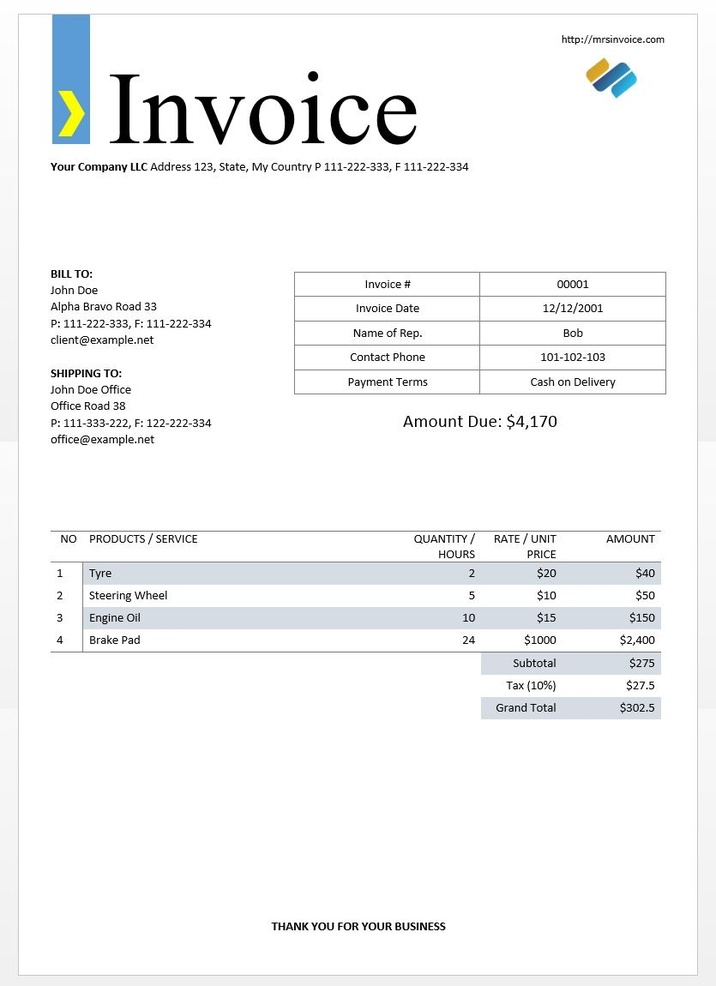
#> input picture images/invoice-sample.jpg, 716 x 986 px, shrunk from 835 x 1150 before the run
$ python test.py
#> lines starting #> are read from the running program, lines starting #| are printed output that depends on the picture; after the words box and inside, x2 and y2 are one past the last pixel; in counts of white or black regions, pixels touching at a corner belong together
import cv2
import pytesseract
import numpy as np

# pytesseract.pytesseract.tesseract_cmd = r"C:\Program Files\Tesseract-OCR\tesseract.exe"

# Load image, grayscale, Otsu's threshold
image = cv2.imread('images/invoice-sample.jpg')
#> image is the input picture: shape (986, 716, 3); mean B, G, R 246, 245.5, 244.8
gray = cv2.cvtColor(image, cv2.COLOR_BGR2GRAY)
thresh = cv2.threshold(gray, 0, 255, cv2.THRESH_BINARY_INV + cv2.THRESH_OTSU)[1]
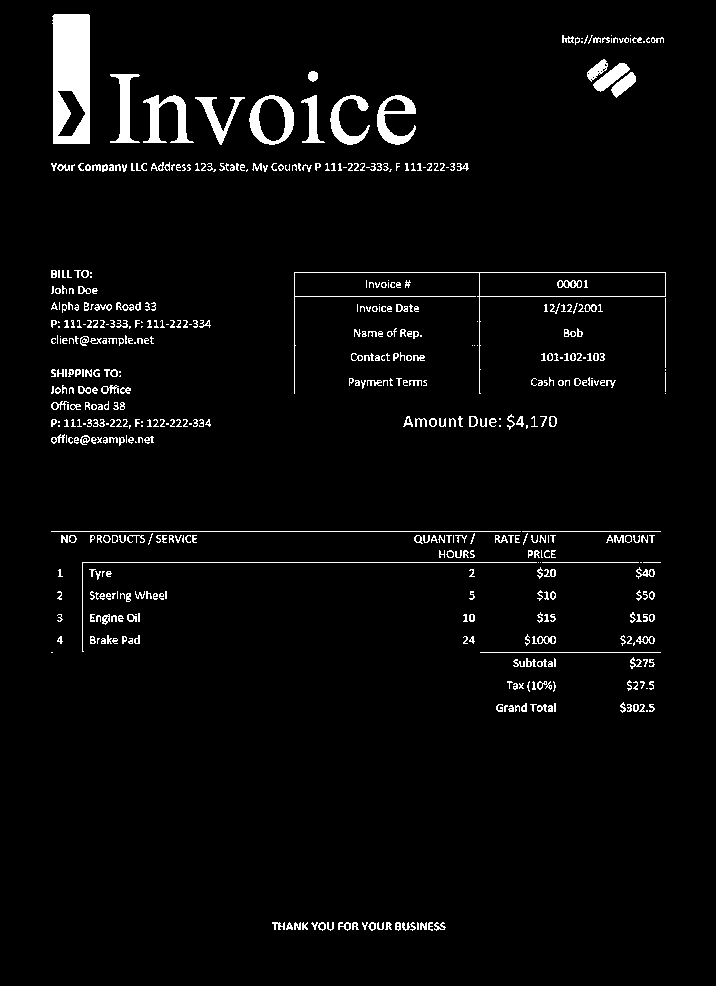
#> thresh: shape (986, 716); 3.6% white; 527 white regions (173 under 20 px), largest, box (x1, y1, x2, y2) and area: (52, 14, 90, 144) 4194, (294, 272, 666, 394) 1011, (143, 95, 194, 143) 995

# Repair horizontal table lines
kernel = cv2.getStructuringElement(cv2.MORPH_RECT, (5, 1))
thresh = cv2.morphologyEx(thresh, cv2.MORPH_CLOSE, kernel, iterations=1)
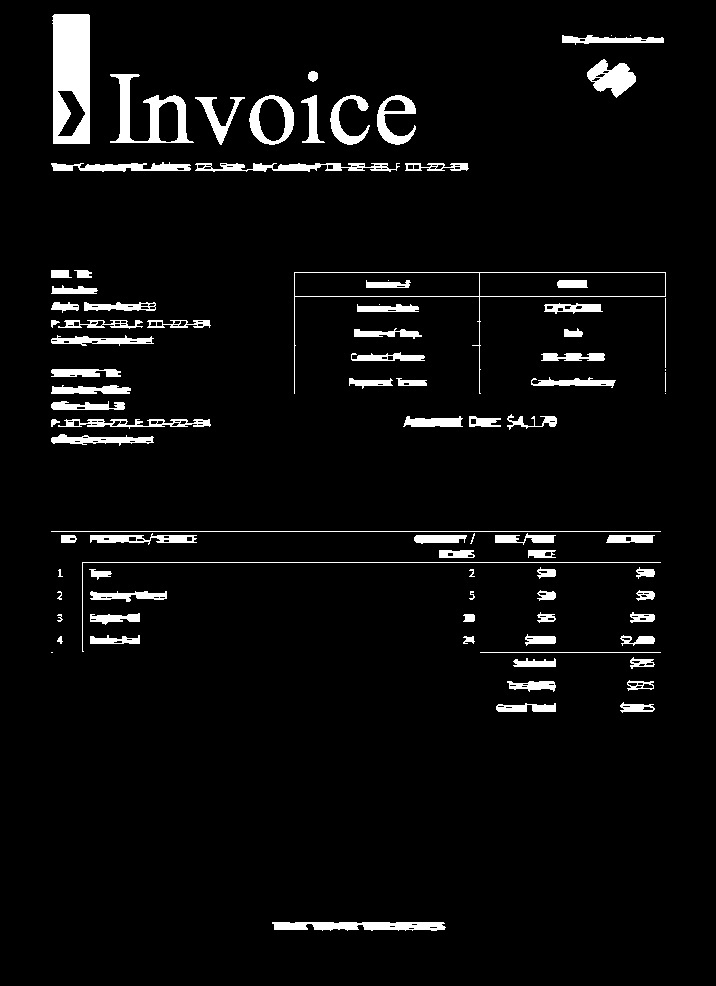
#> thresh: shape (986, 716); 4.8% white; 90 white regions (8 under 20 px), largest, box (x1, y1, x2, y2) and area: (52, 14, 90, 144) 4194, (110, 74, 194, 143) 1838, (272, 922, 446, 931) 1262

# Remove horizontal lines
horizontal_kernel = cv2.getStructuringElement(cv2.MORPH_RECT, (55, 1))
detect_horizontal = cv2.morphologyEx(thresh, cv2.MORPH_OPEN, horizontal_kernel, iterations=2)
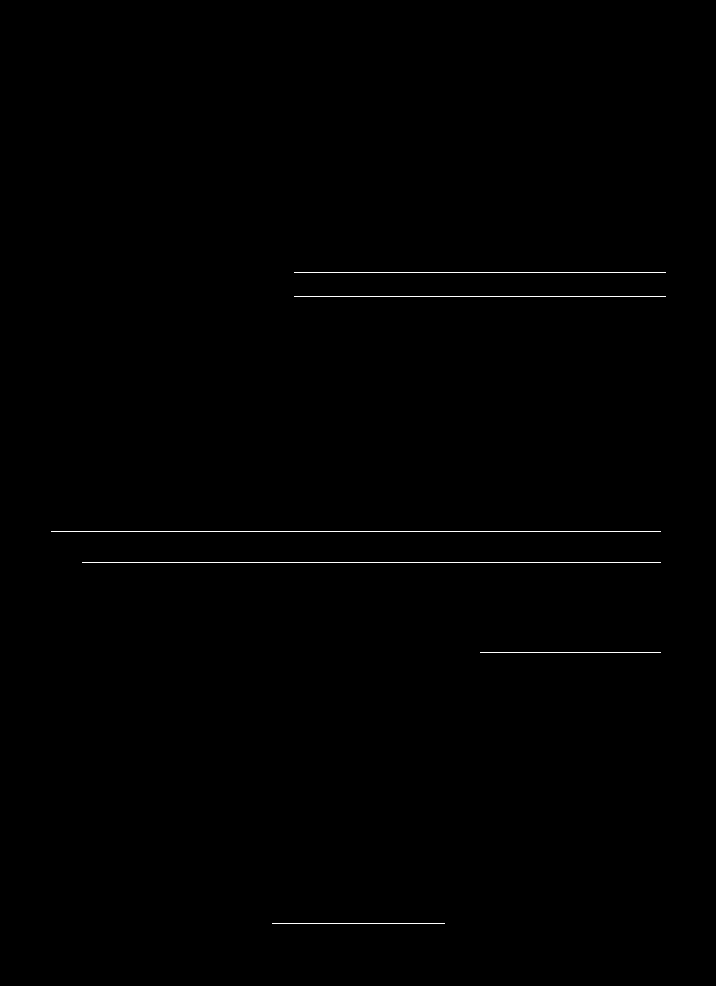
#> detect_horizontal: shape (986, 716); 0.32% white in thin lines or dots, all inside (x1, y1, x2, y2) = (51, 272, 666, 924)
cnts = cv2.findContours(detect_horizontal, cv2.RETR_EXTERNAL, cv2.CHAIN_APPROX_SIMPLE)
#> cnts = 6 contours, all with area under 20
cnts = cnts[0] if len(cnts) == 2 else cnts[1]
for c in cnts:
    cv2.drawContours(image, [c], -1, (255, 255, 255), 9)
#> this loop made 6 passes
#> c on passes 1 to 6: [[272, 923], [444, 923]], [[480, 652], [660, 652]], [[82, 562], [660, 562]], [[51, 531], [660, 531]], [[294, 296], [665, 296]], [[294, 272], [665, 272]]
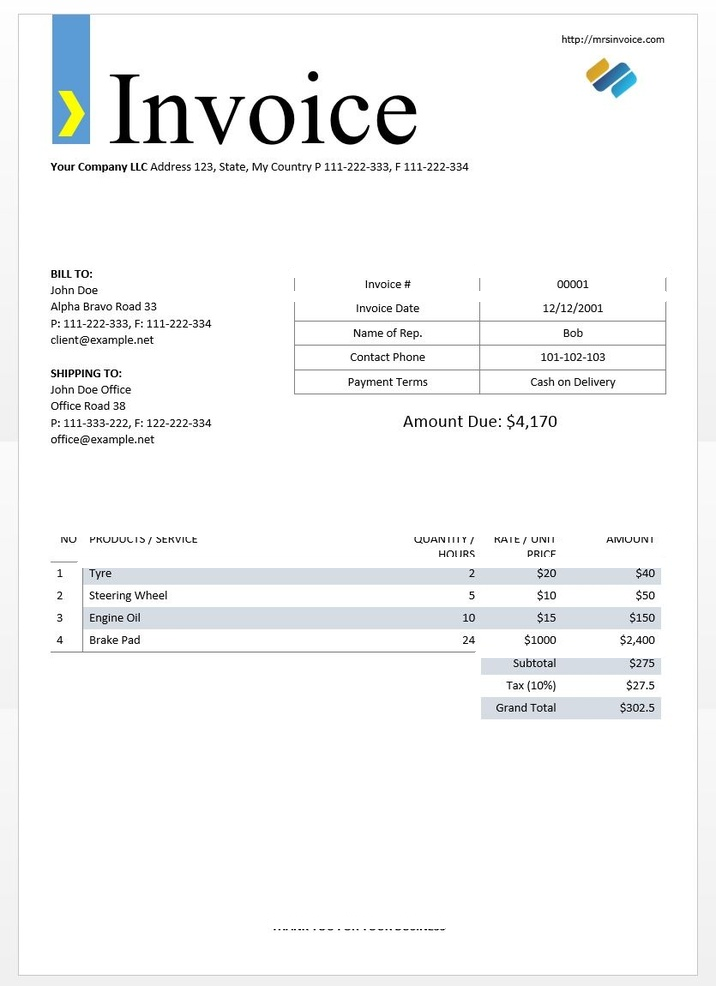
#> image: shape (986, 716, 3); 2.39% of pixels changed, all inside (x1, y1, x2, y2) = (48, 267, 671, 929)

# Remove vertical lines
vertical_kernel = cv2.getStructuringElement(cv2.MORPH_RECT, (2, 55))
#> vertical_kernel = 55 pairs, first value 1 to 1, second value 1 to 1
detect_vertical = cv2.morphologyEx(thresh, cv2.MORPH_OPEN, vertical_kernel, iterations=2)
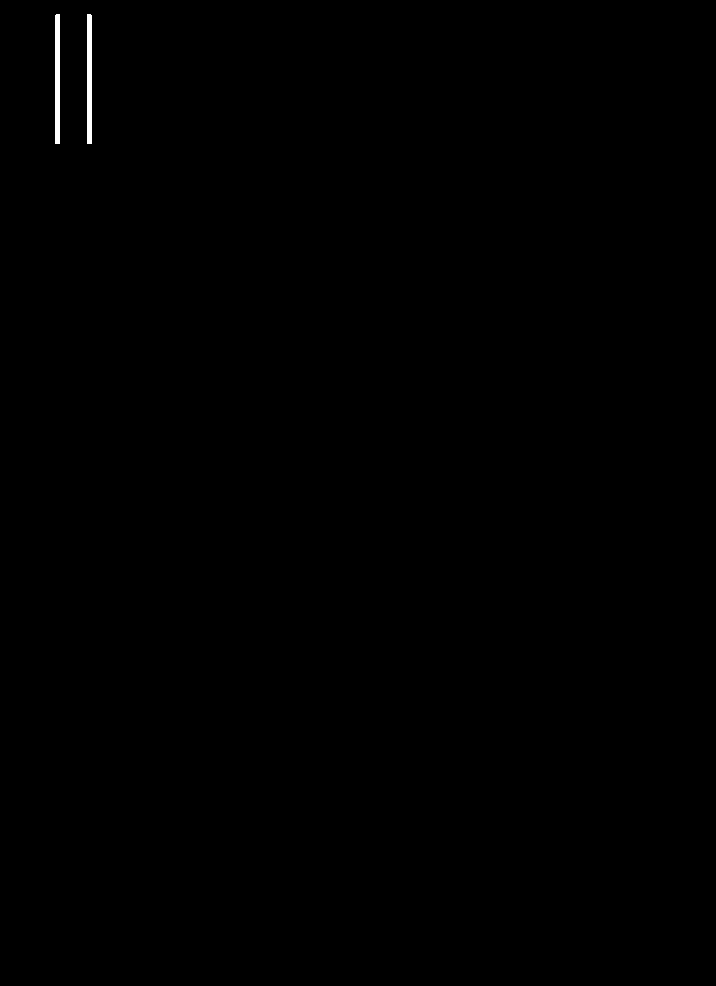
#> detect_vertical: shape (986, 716); 0.18% white; 2 white regions
cnts = cv2.findContours(detect_vertical, cv2.RETR_EXTERNAL, cv2.CHAIN_APPROX_SIMPLE)
#> cnts = 2 contours; box (x1, y1, x2, y2) and area: (87, 14, 92, 144) 516, (55, 14, 60, 144) 516
cnts = cnts[0] if len(cnts) == 2 else cnts[1]
for c in cnts:
    cv2.drawContours(image, [c], -1, (255, 255, 255), 9)
#> this loop made 2 passes
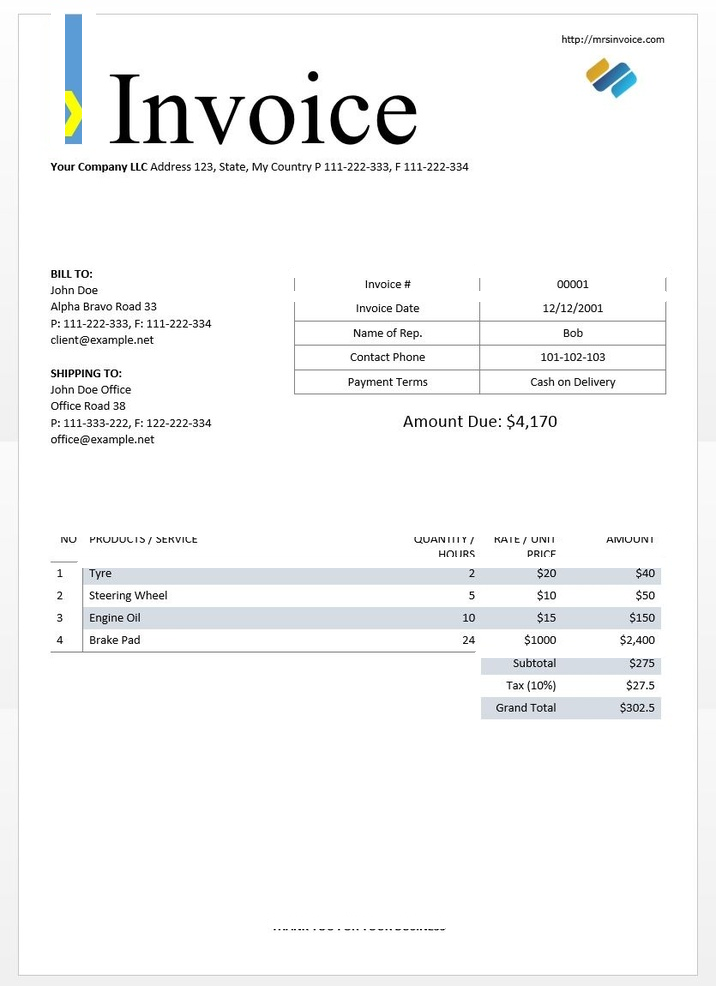
#> image: shape (986, 716, 3); 0.58% of pixels changed, all inside (x1, y1, x2, y2) = (50, 9, 97, 149)

# Perform OCR
#> (the run stopped early here; a loop or call above may not have finished)

$ run again, with images/hand.jpg copied over images/invoice-sample.jpg
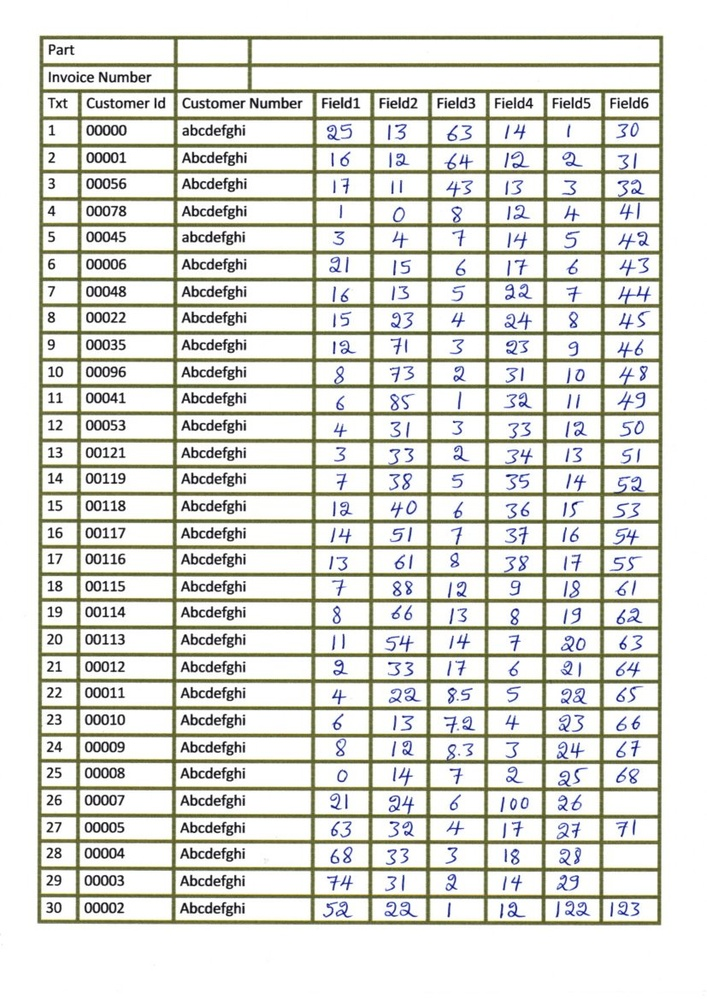
#> input picture images/hand.jpg, 707 x 999 px, shrunk from 827 x 1169 before the run
#> image is the input picture: shape (999, 707, 3); mean B, G, R 213.8, 220.8, 220.1
#> `thresh = cv2.threshold(gray, 0, 255, cv2.THRESH_BINARY_INV + cv2.THRES..`:
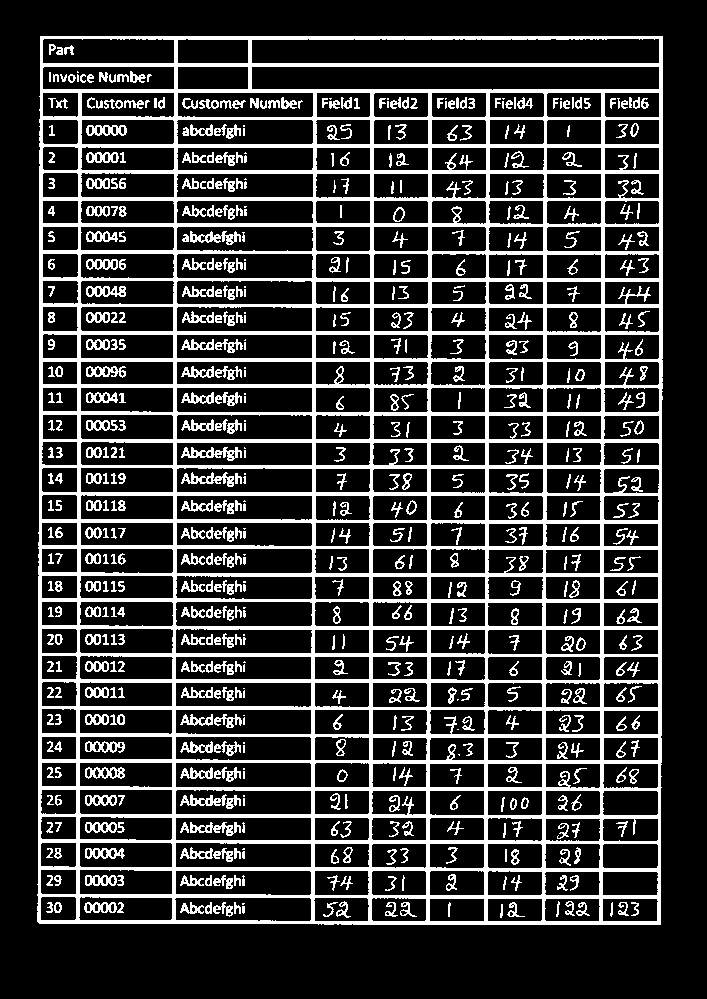
#> thresh: shape (999, 707); 21.2% white; 653 white regions (59 under 20 px), largest, box (x1, y1, x2, y2) and area: (37, 36, 663, 925) 109171, (181, 447, 242, 461) 397, (190, 231, 241, 245) 347
#> detect_horizontal: shape (999, 707); 11.2% white; 35 white regions
#> `cnts = cv2.findContours(detect_horizontal, cv2.RETR_EXTERNAL, cv2.CHAI..`: cnts = 35 contours, 1 with area under 20; largest, box (x1, y1, x2, y2) and area: (40, 89, 663, 93) 1866, (40, 63, 663, 67) 1866, (39, 331, 663, 335) 1856, (39, 144, 663, 148) 1834, (39, 170, 663, 174) 1832
#> the loop `for c in cnts:` made 35 passes
#> c on passes 32 to 34: [[191, 101], [302, 101]], [[40, 89], [40, 92], [662, 92], [662, 89]], [[40, 63], [40, 66], [662, 66], [662, 63]]
#> vertical_kernel = 55 pairs, first value 1 to 1, second value 1 to 1
#> detect_vertical: shape (999, 707); 4.4% white; 10 white regions
#> `cnts = cv2.findContours(detect_vertical, cv2.RETR_EXTERNAL, cv2.CHAIN_..`: cnts = 10 contours; largest, box (x1, y1, x2, y2) and area: (428, 89, 434, 925) 2345, (660, 36, 665, 925) 2332, (174, 36, 179, 924) 2301, (40, 36, 45, 923) 2270, (371, 89, 376, 925) 2250
#> the loop `for c in cnts:` made 10 passes
#> after the loop `for c in cnts:`:
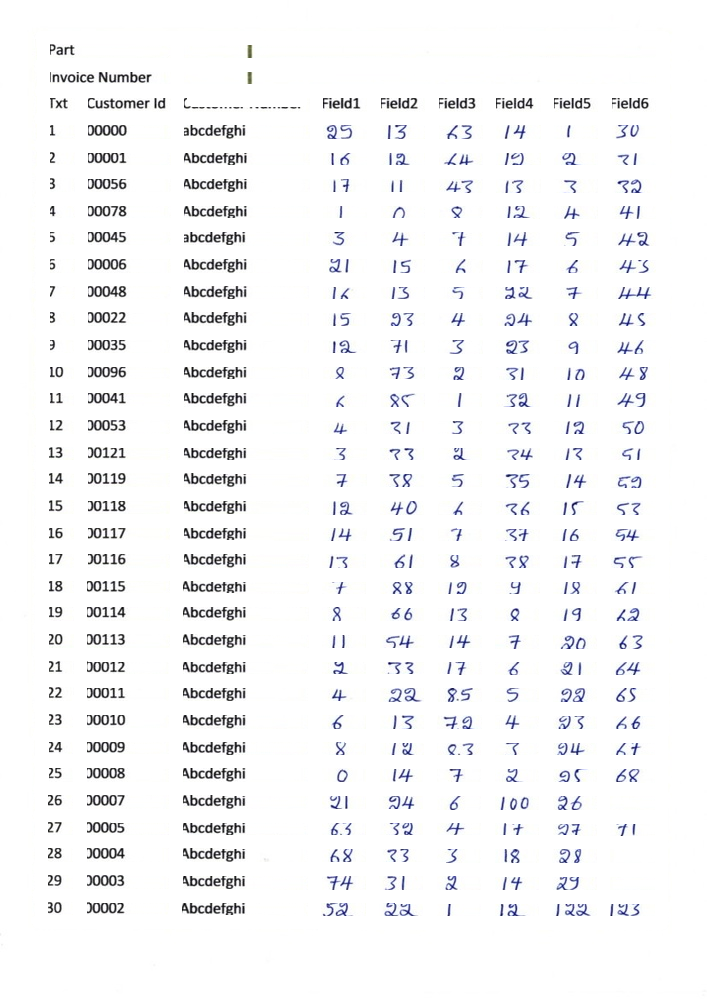
#> image: shape (999, 707, 3); mean B, G, R 246.5, 245.4, 245.2
